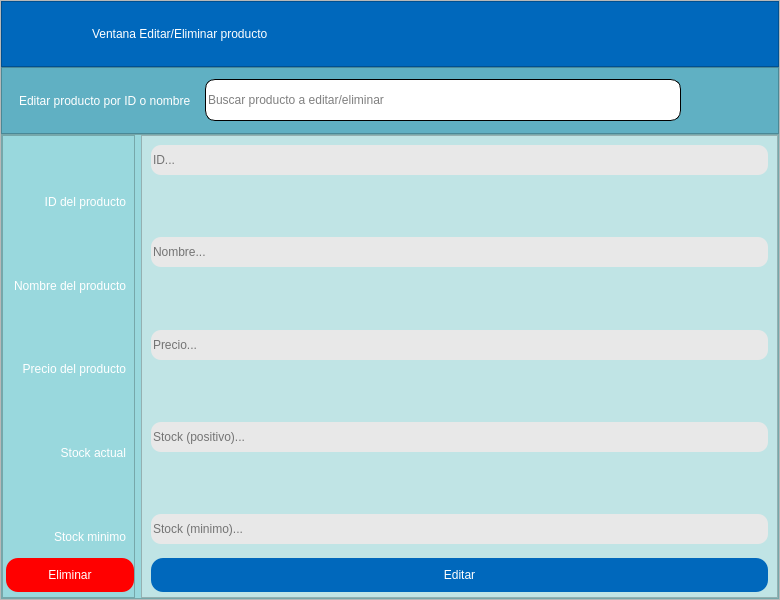
<?xml version="1.0" encoding="UTF-8"?>
<ui version="4.0">
 <class>Form</class>
 <widget class="QWidget" name="Form">
  <property name="geometry">
   <rect>
    <x>0</x>
    <y>0</y>
    <width>780</width>
    <height>600</height>
   </rect>
  </property>
  <property name="windowTitle">
   <string>Form</string>
  </property>
  <layout class="QHBoxLayout" name="horizontalLayout_2">
   <property name="spacing">
    <number>0</number>
   </property>
   <property name="leftMargin">
    <number>0</number>
   </property>
   <property name="topMargin">
    <number>0</number>
   </property>
   <property name="rightMargin">
    <number>0</number>
   </property>
   <property name="bottomMargin">
    <number>0</number>
   </property>
   <item>
    <widget class="QFrame" name="frame">
     <property name="frameShape">
      <enum>QFrame::StyledPanel</enum>
     </property>
     <property name="frameShadow">
      <enum>QFrame::Raised</enum>
     </property>
     <layout class="QVBoxLayout" name="verticalLayout" stretch="1,1,7">
      <property name="spacing">
       <number>0</number>
      </property>
      <property name="leftMargin">
       <number>0</number>
      </property>
      <property name="topMargin">
       <number>0</number>
      </property>
      <property name="rightMargin">
       <number>0</number>
      </property>
      <property name="bottomMargin">
       <number>0</number>
      </property>
      <item>
       <widget class="QFrame" name="frame_superior">
        <property name="styleSheet">
         <string notr="true">QFrame{
	background-color: #0068BC;
}

QLabel {
	color: #FFFFFF;
    border: none;
    padding: 5px;
	font: 20pt &quot;Swis721 BlkCn BT&quot;;
}

QPushButton {
	background-color: transparent;
    color: #FFFFFF;
    border: none;
    padding: 5px;
}
QPushButton:hover { 
	background-color:#5DADE2; 
	
}</string>
        </property>
        <property name="frameShape">
         <enum>QFrame::StyledPanel</enum>
        </property>
        <property name="frameShadow">
         <enum>QFrame::Raised</enum>
        </property>
        <layout class="QHBoxLayout" name="horizontalLayout">
         <property name="spacing">
          <number>0</number>
         </property>
         <property name="leftMargin">
          <number>0</number>
         </property>
         <property name="topMargin">
          <number>0</number>
         </property>
         <property name="rightMargin">
          <number>0</number>
         </property>
         <property name="bottomMargin">
          <number>0</number>
         </property>
         <item>
          <spacer name="horizontalSpacer_4">
           <property name="orientation">
            <enum>Qt::Horizontal</enum>
           </property>
           <property name="sizeType">
            <enum>QSizePolicy::Preferred</enum>
           </property>
           <property name="sizeHint" stdset="0">
            <size>
             <width>20</width>
             <height>20</height>
            </size>
           </property>
          </spacer>
         </item>
         <item>
          <widget class="QPushButton" name="btn_regresar">
           <property name="text">
            <string/>
           </property>
           <property name="icon">
            <iconset>
             <normaloff>../models/regresar.svg</normaloff>../models/regresar.svg</iconset>
           </property>
           <property name="iconSize">
            <size>
             <width>40</width>
             <height>40</height>
            </size>
           </property>
          </widget>
         </item>
         <item>
          <spacer name="horizontalSpacer">
           <property name="orientation">
            <enum>Qt::Horizontal</enum>
           </property>
           <property name="sizeType">
            <enum>QSizePolicy::Minimum</enum>
           </property>
           <property name="sizeHint" stdset="0">
            <size>
             <width>20</width>
             <height>20</height>
            </size>
           </property>
          </spacer>
         </item>
         <item>
          <widget class="QLabel" name="label">
           <property name="text">
            <string>Ventana Editar/Eliminar producto</string>
           </property>
          </widget>
         </item>
         <item>
          <spacer name="horizontalSpacer_2">
           <property name="orientation">
            <enum>Qt::Horizontal</enum>
           </property>
           <property name="sizeType">
            <enum>QSizePolicy::Expanding</enum>
           </property>
           <property name="sizeHint" stdset="0">
            <size>
             <width>262</width>
             <height>20</height>
            </size>
           </property>
          </spacer>
         </item>
         <item>
          <widget class="QPushButton" name="btn_minimizar">
           <property name="text">
            <string/>
           </property>
           <property name="icon">
            <iconset>
             <normaloff>../models/minimizar.svg</normaloff>../models/minimizar.svg</iconset>
           </property>
           <property name="iconSize">
            <size>
             <width>40</width>
             <height>40</height>
            </size>
           </property>
          </widget>
         </item>
         <item>
          <widget class="QPushButton" name="btn_achicar">
           <property name="text">
            <string/>
           </property>
           <property name="icon">
            <iconset>
             <normaloff>../models/hacerchico.svg</normaloff>../models/hacerchico.svg</iconset>
           </property>
           <property name="iconSize">
            <size>
             <width>40</width>
             <height>40</height>
            </size>
           </property>
          </widget>
         </item>
         <item>
          <widget class="QPushButton" name="btn_agrandar">
           <property name="text">
            <string/>
           </property>
           <property name="icon">
            <iconset>
             <normaloff>../models/hacergrande.svg</normaloff>../models/hacergrande.svg</iconset>
           </property>
           <property name="iconSize">
            <size>
             <width>40</width>
             <height>40</height>
            </size>
           </property>
          </widget>
         </item>
         <item>
          <widget class="QPushButton" name="btn_cerrar">
           <property name="text">
            <string/>
           </property>
           <property name="icon">
            <iconset>
             <normaloff>../models/cerrar.svg</normaloff>../models/cerrar.svg</iconset>
           </property>
           <property name="iconSize">
            <size>
             <width>40</width>
             <height>40</height>
            </size>
           </property>
          </widget>
         </item>
         <item>
          <spacer name="horizontalSpacer_3">
           <property name="orientation">
            <enum>Qt::Horizontal</enum>
           </property>
           <property name="sizeType">
            <enum>QSizePolicy::Minimum</enum>
           </property>
           <property name="sizeHint" stdset="0">
            <size>
             <width>20</width>
             <height>20</height>
            </size>
           </property>
          </spacer>
         </item>
        </layout>
       </widget>
      </item>
      <item>
       <widget class="QFrame" name="frame_busqueda">
        <property name="styleSheet">
         <string notr="true">QFrame {
	background-color: #60B0C3
}
QPushButton {
	background-color: transparent;
    color: #FFFFFF;
    border: none;
    padding: 5px;
}
QPushButton:hover { 
	background-color:#5DADE2; 
	min-width: 60px;
    min-height: 60px;
    border-radius: 30px; 
}
QLineEdit{
	border: 1px solid #000000;
	border-radius:10px;
	height:40px;
	font: 20pt &quot;Swis721 BlkCn BT&quot;;
}
QLabel {
	color: #FFFFFF;
    border: none;
    padding: 5px;
	font: 20pt &quot;Swis721 BlkCn BT&quot;;
}
</string>
        </property>
        <property name="frameShape">
         <enum>QFrame::StyledPanel</enum>
        </property>
        <property name="frameShadow">
         <enum>QFrame::Raised</enum>
        </property>
        <layout class="QHBoxLayout" name="horizontalLayout_4">
         <item>
          <widget class="QLabel" name="label_buscar">
           <property name="text">
            <string>Editar producto por ID o nombre</string>
           </property>
          </widget>
         </item>
         <item>
          <widget class="QLineEdit" name="LnEdit_buscar">
           <property name="placeholderText">
            <string>Buscar producto a editar/eliminar</string>
           </property>
          </widget>
         </item>
         <item>
          <widget class="QPushButton" name="btn_buscar">
           <property name="text">
            <string/>
           </property>
           <property name="icon">
            <iconset>
             <normaloff>../models/buscar.svg</normaloff>../models/buscar.svg</iconset>
           </property>
           <property name="iconSize">
            <size>
             <width>50</width>
             <height>50</height>
            </size>
           </property>
          </widget>
         </item>
         <item>
          <spacer name="horizontalSpacer_6">
           <property name="orientation">
            <enum>Qt::Horizontal</enum>
           </property>
           <property name="sizeType">
            <enum>QSizePolicy::Preferred</enum>
           </property>
           <property name="sizeHint" stdset="0">
            <size>
             <width>40</width>
             <height>20</height>
            </size>
           </property>
          </spacer>
         </item>
        </layout>
       </widget>
      </item>
      <item>
       <widget class="QFrame" name="frame_cuerpo">
        <property name="styleSheet">
         <string notr="true">background-color: #99D8DD</string>
        </property>
        <property name="frameShape">
         <enum>QFrame::StyledPanel</enum>
        </property>
        <property name="frameShadow">
         <enum>QFrame::Raised</enum>
        </property>
        <layout class="QHBoxLayout" name="horizontalLayout_3">
         <property name="leftMargin">
          <number>0</number>
         </property>
         <property name="topMargin">
          <number>0</number>
         </property>
         <property name="rightMargin">
          <number>0</number>
         </property>
         <property name="bottomMargin">
          <number>0</number>
         </property>
         <item>
          <widget class="QFrame" name="frame_labels">
           <property name="layoutDirection">
            <enum>Qt::LeftToRight</enum>
           </property>
           <property name="styleSheet">
            <string notr="true">QLabel {
	color: #FFFFFF;
    border: none;
    padding: 5px;
	font: 20pt &quot;Swis721 BlkCn BT&quot;;
	text-align: right;
}</string>
           </property>
           <property name="frameShape">
            <enum>QFrame::StyledPanel</enum>
           </property>
           <property name="frameShadow">
            <enum>QFrame::Raised</enum>
           </property>
           <layout class="QVBoxLayout" name="verticalLayout_3">
            <property name="spacing">
             <number>6</number>
            </property>
            <property name="leftMargin">
             <number>3</number>
            </property>
            <property name="topMargin">
             <number>0</number>
            </property>
            <property name="rightMargin">
             <number>0</number>
            </property>
            <property name="bottomMargin">
             <number>5</number>
            </property>
            <item>
             <spacer name="verticalSpacer">
              <property name="orientation">
               <enum>Qt::Vertical</enum>
              </property>
              <property name="sizeHint" stdset="0">
               <size>
                <width>20</width>
                <height>10</height>
               </size>
              </property>
             </spacer>
            </item>
            <item>
             <widget class="QLabel" name="label_2">
              <property name="text">
               <string>ID del producto</string>
              </property>
              <property name="alignment">
               <set>Qt::AlignRight|Qt::AlignTrailing|Qt::AlignVCenter</set>
              </property>
             </widget>
            </item>
            <item>
             <spacer name="verticalSpacer_2">
              <property name="orientation">
               <enum>Qt::Vertical</enum>
              </property>
              <property name="sizeHint" stdset="0">
               <size>
                <width>20</width>
                <height>32</height>
               </size>
              </property>
             </spacer>
            </item>
            <item>
             <widget class="QLabel" name="label_3">
              <property name="text">
               <string>Nombre del producto</string>
              </property>
              <property name="alignment">
               <set>Qt::AlignRight|Qt::AlignTrailing|Qt::AlignVCenter</set>
              </property>
             </widget>
            </item>
            <item>
             <spacer name="verticalSpacer_3">
              <property name="orientation">
               <enum>Qt::Vertical</enum>
              </property>
              <property name="sizeHint" stdset="0">
               <size>
                <width>20</width>
                <height>32</height>
               </size>
              </property>
             </spacer>
            </item>
            <item>
             <widget class="QLabel" name="label_4">
              <property name="text">
               <string>Precio del producto</string>
              </property>
              <property name="alignment">
               <set>Qt::AlignRight|Qt::AlignTrailing|Qt::AlignVCenter</set>
              </property>
             </widget>
            </item>
            <item>
             <spacer name="verticalSpacer_5">
              <property name="orientation">
               <enum>Qt::Vertical</enum>
              </property>
              <property name="sizeHint" stdset="0">
               <size>
                <width>20</width>
                <height>32</height>
               </size>
              </property>
             </spacer>
            </item>
            <item>
             <widget class="QLabel" name="label_6">
              <property name="text">
               <string>Stock actual</string>
              </property>
              <property name="alignment">
               <set>Qt::AlignRight|Qt::AlignTrailing|Qt::AlignVCenter</set>
              </property>
             </widget>
            </item>
            <item>
             <spacer name="verticalSpacer_6">
              <property name="orientation">
               <enum>Qt::Vertical</enum>
              </property>
              <property name="sizeHint" stdset="0">
               <size>
                <width>20</width>
                <height>32</height>
               </size>
              </property>
             </spacer>
            </item>
            <item>
             <widget class="QLabel" name="label_7">
              <property name="text">
               <string>Stock minimo</string>
              </property>
              <property name="alignment">
               <set>Qt::AlignRight|Qt::AlignTrailing|Qt::AlignVCenter</set>
              </property>
             </widget>
            </item>
            <item>
             <spacer name="verticalSpacer_7">
              <property name="orientation">
               <enum>Qt::Vertical</enum>
              </property>
              <property name="sizeType">
               <enum>QSizePolicy::Preferred</enum>
              </property>
              <property name="sizeHint" stdset="0">
               <size>
                <width>20</width>
                <height>3</height>
               </size>
              </property>
             </spacer>
            </item>
            <item>
             <widget class="QPushButton" name="btn_eliminar">
              <property name="styleSheet">
               <string notr="true">QPushButton{
	background-color: red;       
    color: #FFFFFF;                    /* Texto blanco */
    border: none;                    /* Sin borde de línea */
    border-radius: 12px;             /* Bordes redondeados */
    padding: 10px 20px;              /* Relleno interno */
    font: bold 12pt &quot;Arial&quot;; 
}
QPushButton:hover {
    background-color: #5DADE2;       /* Color cuando el mouse pasa encima */
}
</string>
              </property>
              <property name="text">
               <string>Eliminar</string>
              </property>
              <property name="icon">
               <iconset>
                <normaloff>../models/basura.svg</normaloff>../models/basura.svg</iconset>
              </property>
              <property name="iconSize">
               <size>
                <width>30</width>
                <height>30</height>
               </size>
              </property>
             </widget>
            </item>
           </layout>
          </widget>
         </item>
         <item>
          <widget class="QFrame" name="frame_llenado">
           <property name="styleSheet">
            <string notr="true">QFrame{
	background-color: #C0E4E5
}
QLineEdit{
	background-color: rgb(232, 232, 232);
	border-radius: 10px;
	height: 30px;
	font: 20pt &quot;Swis721 BlkCn BT&quot;;
	
}</string>
           </property>
           <property name="frameShape">
            <enum>QFrame::StyledPanel</enum>
           </property>
           <property name="frameShadow">
            <enum>QFrame::Raised</enum>
           </property>
           <layout class="QVBoxLayout" name="verticalLayout_4">
            <property name="leftMargin">
             <number>9</number>
            </property>
            <property name="topMargin">
             <number>9</number>
            </property>
            <property name="rightMargin">
             <number>9</number>
            </property>
            <property name="bottomMargin">
             <number>5</number>
            </property>
            <item>
             <widget class="QLineEdit" name="LnEdit_id_edit">
              <property name="placeholderText">
               <string>ID...</string>
              </property>
             </widget>
            </item>
            <item>
             <spacer name="verticalSpacer_9">
              <property name="orientation">
               <enum>Qt::Vertical</enum>
              </property>
              <property name="sizeHint" stdset="0">
               <size>
                <width>20</width>
                <height>39</height>
               </size>
              </property>
             </spacer>
            </item>
            <item>
             <widget class="QLineEdit" name="LnEdit_producto_edit">
              <property name="placeholderText">
               <string>Nombre...</string>
              </property>
             </widget>
            </item>
            <item>
             <spacer name="verticalSpacer_10">
              <property name="orientation">
               <enum>Qt::Vertical</enum>
              </property>
              <property name="sizeHint" stdset="0">
               <size>
                <width>20</width>
                <height>38</height>
               </size>
              </property>
             </spacer>
            </item>
            <item>
             <widget class="QLineEdit" name="LnEdit_descripcion_edit">
              <property name="placeholderText">
               <string>Precio...</string>
              </property>
             </widget>
            </item>
            <item>
             <spacer name="verticalSpacer_12">
              <property name="orientation">
               <enum>Qt::Vertical</enum>
              </property>
              <property name="sizeHint" stdset="0">
               <size>
                <width>20</width>
                <height>38</height>
               </size>
              </property>
             </spacer>
            </item>
            <item>
             <widget class="QLineEdit" name="LnEdit_stockactual_edit">
              <property name="placeholderText">
               <string>Stock (positivo)...</string>
              </property>
             </widget>
            </item>
            <item>
             <spacer name="verticalSpacer_13">
              <property name="orientation">
               <enum>Qt::Vertical</enum>
              </property>
              <property name="sizeHint" stdset="0">
               <size>
                <width>20</width>
                <height>39</height>
               </size>
              </property>
             </spacer>
            </item>
            <item>
             <widget class="QLineEdit" name="LnEdit_stockminimo_edit">
              <property name="placeholderText">
               <string>Stock (minimo)...</string>
              </property>
             </widget>
            </item>
            <item>
             <spacer name="verticalSpacer_14">
              <property name="orientation">
               <enum>Qt::Vertical</enum>
              </property>
              <property name="sizeType">
               <enum>QSizePolicy::Preferred</enum>
              </property>
              <property name="sizeHint" stdset="0">
               <size>
                <width>20</width>
                <height>8</height>
               </size>
              </property>
             </spacer>
            </item>
            <item>
             <widget class="QPushButton" name="btn_agregar">
              <property name="styleSheet">
               <string notr="true">QPushButton{
	background-color: #0068BC;       
    color: #FFFFFF;                    /* Texto blanco */
    border: none;                    /* Sin borde de línea */
    border-radius: 12px;             /* Bordes redondeados */
    padding: 10px 20px;              /* Relleno interno */
    font: bold 12pt &quot;Arial&quot;; 
}
QPushButton:hover {
    background-color: #5DADE2;       /* Color cuando el mouse pasa encima */
}
</string>
              </property>
              <property name="text">
               <string>Editar</string>
              </property>
              <property name="icon">
               <iconset>
                <normaloff>../models/agregar.svg</normaloff>../models/agregar.svg</iconset>
              </property>
              <property name="iconSize">
               <size>
                <width>30</width>
                <height>30</height>
               </size>
              </property>
             </widget>
            </item>
           </layout>
          </widget>
         </item>
        </layout>
       </widget>
      </item>
     </layout>
    </widget>
   </item>
  </layout>
 </widget>
 <resources/>
 <connections/>
</ui>
